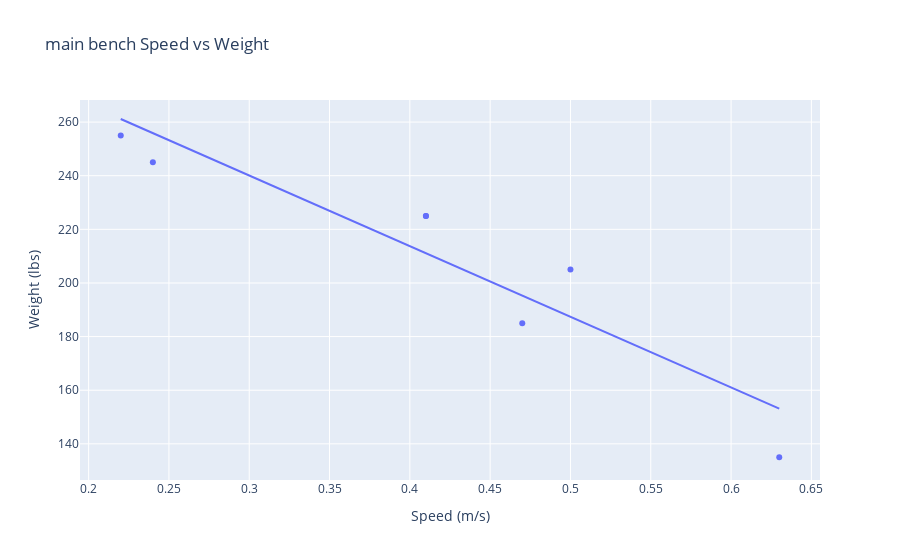
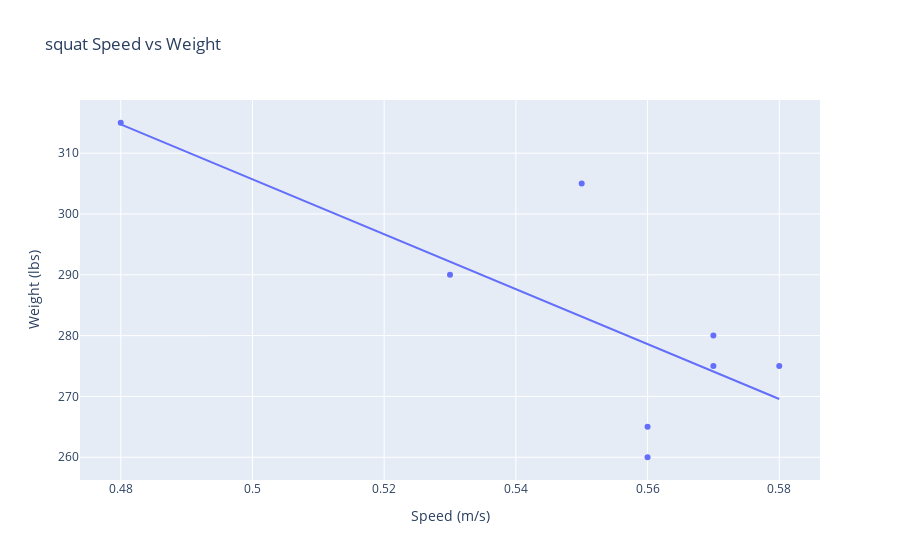
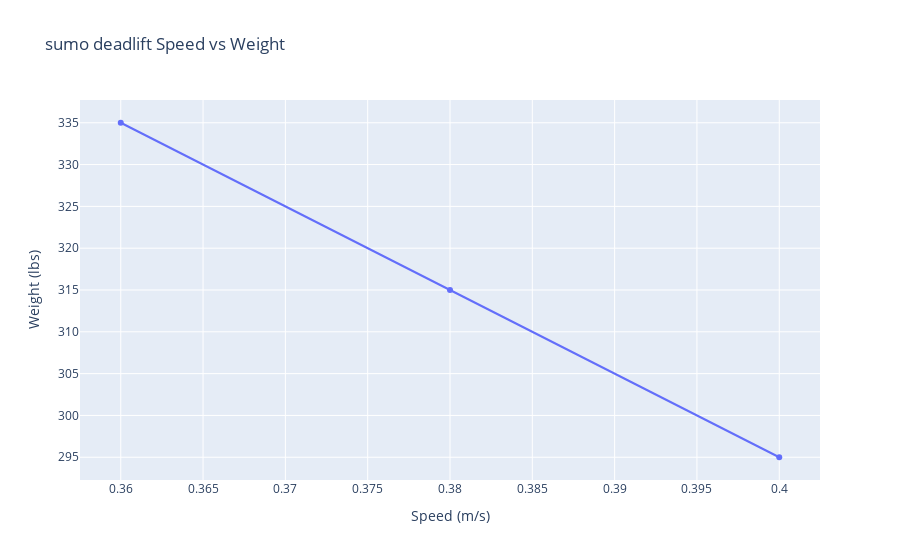

Write notebook code for charts like these, in order.
### Code cell
def plotSpeedVsWeight(df,exercise,startDate, minSpeed):
    ex = df.loc[df['Exercise'] == exercise]
    exDays = pd.unique(ex['Workout Start Time'])
    daysToAnalyze = []
    for day in exDays:
        datetime_object = datetime.strptime(day, '%m/%d/%Y, %H:%M:%S %p')
        if datetime_object >= startDate:
            daysToAnalyze.append(day)
    
    weights = []
    speeds = []
    for date in daysToAnalyze:
        day = ex.loc[ex['Workout Start Time'] == date]
        day['Weight'] = day['Weight'].str.strip('-')
        day['Weight'] = pd.to_numeric(day['Weight'])
        unqWeights = pd.unique(day['Weight'])
        for weight in unqWeights:
            reps = day.loc[day['Weight'] == weight]
            maxVelocity = reps.max(numeric_only=True)['Avg Velocity (m/s)']
            weights.append(weight)
            speeds.append(maxVelocity)
        
    fig = px.scatter(df, x=speeds, y=weights, title=exercise+' Speed vs Weight',trendline="ols") 
    fig.update_layout(
    xaxis_title="Speed (m/s)", yaxis_title="Weight (lbs)")
    results = px.get_trendline_results(fig)
   
    b = results.iloc[0]["px_fit_results"].params[0]
    m  = results.iloc[0]["px_fit_results"].params[1]
    rsq = results.iloc[0]["px_fit_results"].rsquared
    
    e1RM = m*minSpeed + b
    fig.add_annotation(dict(font=dict(color='black',size=15),
                                        x=0,
                                        y=-0.3,
                                        showarrow=False,
                                        text= f"E1RM = {e1RM:.1f}"+"  "+ f"RSQ = {rsq:.1f}",
                                        textangle=0,
                                        xanchor='left',
                                        xref="paper",
                                        yref="paper"))
    

    fig.show()

startDate = datetime.now() - relativedelta(days=15)
plotSpeedVsWeight(df,'main bench', startDate, 0.15)
plotSpeedVsWeight(df,'squat',startDate, 0.3)
plotSpeedVsWeight(df,'sumo deadlift',startDate, 0.25)

### Figure 1 — Plotly figure (JSON) as saved in the notebook; plotly's stock layout.template omitted (floating-point values rounded to 4 significant figures)
{"data": [{"hovertemplate": "x=%{x}<br>y=%{y}<extra></extra>", "legendgroup": "", "marker": {"color": "#636efa", "symbol": "circle"}, "mode": "markers", "name": "", "orientation": "v", "showlegend": false, "type": "scatter", "x": [0.41, 0.24, 0.22, 0.63, 0.47, 0.5, 0.41], "xaxis": "x", "y": [225, 245, 255, 135, 185, 205, 225], "yaxis": "y"}, {"hovertemplate": "<b>OLS trendline</b><br>y = -263.476 * x + 319.116<br>R<sup>2</sup>=0.870831<br><br>x=%{x}<br>y=%{y} <b>(trend)</b><extra></extra>", "legendgroup": "", "marker": {"color": "#636efa", "symbol": "circle"}, "mode": "lines", "name": "", "showlegend": false, "type": "scatter", "x": [0.22, 0.24, 0.41, 0.41, 0.47, 0.5, 0.63], "xaxis": "x", "y": [261.2, 255.9, 211.1, 211.1, 195.3, 187.4, 153.1], "yaxis": "y"}], "layout": {"annotations": [{"font": {"color": "black", "size": 15}, "showarrow": false, "text": "E1RM = 279.6  RSQ = 0.9", "textangle": 0, "x": 0, "xanchor": "left", "xref": "paper", "y": -0.3, "yref": "paper"}], "autosize": true, "legend": {"tracegroupgap": 0}, "title": {"text": "main bench Speed vs Weight"}, "xaxis": {"anchor": "y", "autorange": true, "domain": [0, 1], "range": [0.1962, 0.6538], "title": {"text": "Speed (m/s)"}, "type": "linear"}, "yaxis": {"anchor": "x", "autorange": true, "domain": [0, 1], "range": [124.8, 268.3], "title": {"text": "Weight (lbs)"}, "type": "linear"}}}

### Figure 2 — Plotly figure (JSON) as saved in the notebook; plotly's stock layout.template omitted (floating-point values rounded to 4 significant figures)
{"data": [{"hovertemplate": "x=%{x}<br>y=%{y}<extra></extra>", "legendgroup": "", "marker": {"color": "#636efa", "symbol": "circle"}, "mode": "markers", "name": "", "orientation": "v", "showlegend": false, "type": "scatter", "x": [0.57, 0.57, 0.55, 0.48, 0.53, 0.56, 0.58, 0.56], "xaxis": "x", "y": [280, 275, 305, 315, 290, 265, 275, 260], "yaxis": "y"}, {"hovertemplate": "<b>OLS trendline</b><br>y = -451.389 * x + 531.389<br>R<sup>2</sup>=0.576005<br><br>x=%{x}<br>y=%{y} <b>(trend)</b><extra></extra>", "legendgroup": "", "marker": {"color": "#636efa", "symbol": "circle"}, "mode": "lines", "name": "", "showlegend": false, "type": "scatter", "x": [0.48, 0.53, 0.55, 0.56, 0.56, 0.57, 0.57, 0.58], "xaxis": "x", "y": [314.7, 292.2, 283.1, 278.6, 278.6, 274.1, 274.1, 269.6], "yaxis": "y"}], "layout": {"annotations": [{"font": {"color": "black", "size": 15}, "showarrow": false, "text": "E1RM = 396.0  RSQ = 0.6", "textangle": 0, "x": 0, "xanchor": "left", "xref": "paper", "y": -0.3, "yref": "paper"}], "autosize": true, "legend": {"tracegroupgap": 0}, "title": {"text": "squat Speed vs Weight"}, "xaxis": {"anchor": "y", "autorange": true, "domain": [0, 1], "range": [0.4742, 0.5858], "title": {"text": "Speed (m/s)"}, "type": "linear"}, "yaxis": {"anchor": "x", "autorange": true, "domain": [0, 1], "range": [255.5, 319.5], "title": {"text": "Weight (lbs)"}, "type": "linear"}}}

### Figure 3 — Plotly figure (JSON) as saved in the notebook; plotly's stock layout.template omitted (floating-point values rounded to 4 significant figures)
{"data": [{"hovertemplate": "x=%{x}<br>y=%{y}<extra></extra>", "legendgroup": "", "marker": {"color": "#636efa", "symbol": "circle"}, "mode": "markers", "name": "", "orientation": "v", "showlegend": false, "type": "scatter", "x": [0.4, 0.38, 0.36], "xaxis": "x", "y": [295, 315, 335], "yaxis": "y"}, {"hovertemplate": "<b>OLS trendline</b><br>y = -1000 * x + 695<br>R<sup>2</sup>=1.000000<br><br>x=%{x}<br>y=%{y} <b>(trend)</b><extra></extra>", "legendgroup": "", "marker": {"color": "#636efa", "symbol": "circle"}, "mode": "lines", "name": "", "showlegend": false, "type": "scatter", "x": [0.36, 0.38, 0.4], "xaxis": "x", "y": [335.0, 315.0, 295.0], "yaxis": "y"}], "layout": {"annotations": [{"font": {"color": "black", "size": 15}, "showarrow": false, "text": "E1RM = 445.0  RSQ = 1.0", "textangle": 0, "x": 0, "xanchor": "left", "xref": "paper", "y": -0.3, "yref": "paper"}], "autosize": true, "legend": {"tracegroupgap": 0}, "title": {"text": "sumo deadlift Speed vs Weight"}, "xaxis": {"anchor": "y", "autorange": true, "domain": [0, 1], "range": [0.3577, 0.4023], "title": {"text": "Speed (m/s)"}, "type": "linear"}, "yaxis": {"anchor": "x", "autorange": true, "domain": [0, 1], "range": [291.7, 338.3], "title": {"text": "Weight (lbs)"}, "type": "linear"}}}
